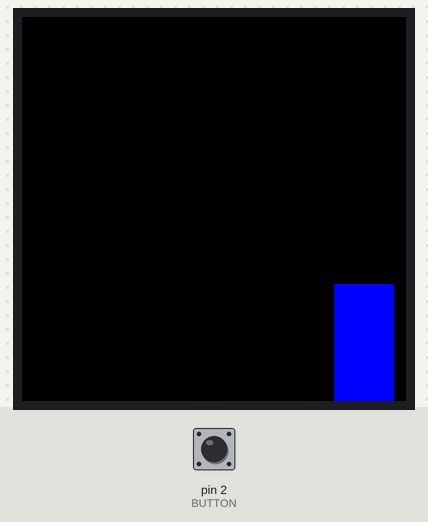
Recording of a sketch running on a simulated Arduino Uno, built with avr-gcc and run on an emulated ATmega328P. Shown: 128×128 colour display. Inputs (shaded band) come from the test bench; at power-on: pin 2 (BUTTON) LOW. Random numbers use the default seed unless the sketch sets one.

Above: at 1.26 s.
1.3 s: pin 2 (BUTTON) pulled HIGH for 3.2 s
At 4.11 s:
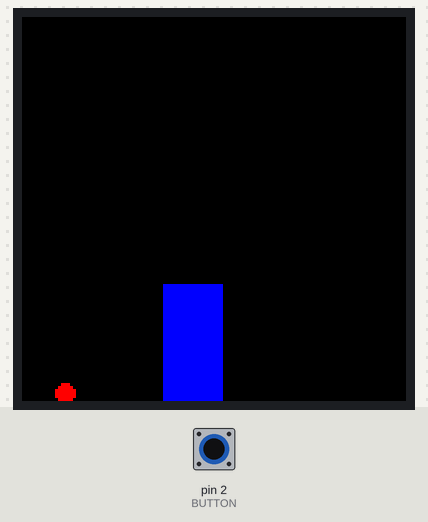
5.1 s: pin 2 (BUTTON) pulled HIGH for 0.15 s
At 5.46 s:
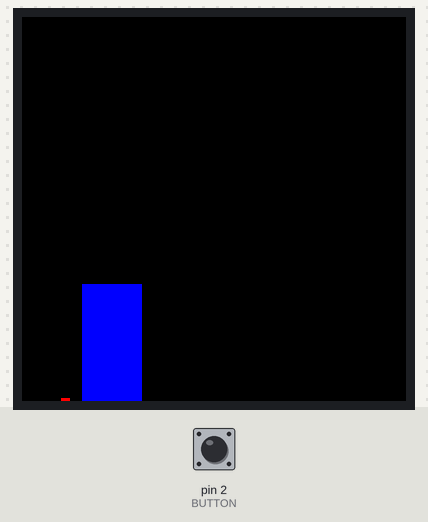
5.8 s: pin 2 (BUTTON) pulled HIGH for 1 s
At 6.01 s:
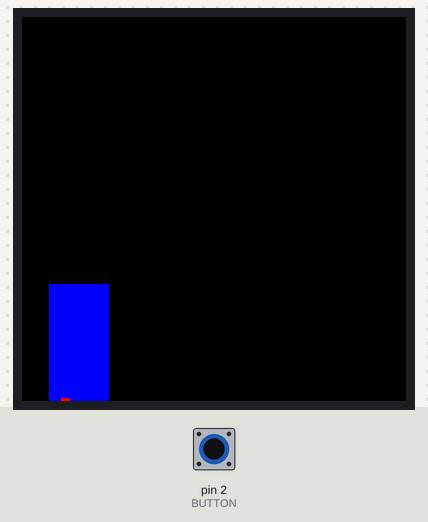
7.4 s: pin 2 (BUTTON) pulled HIGH for 0.15 s
At 7.5 s:
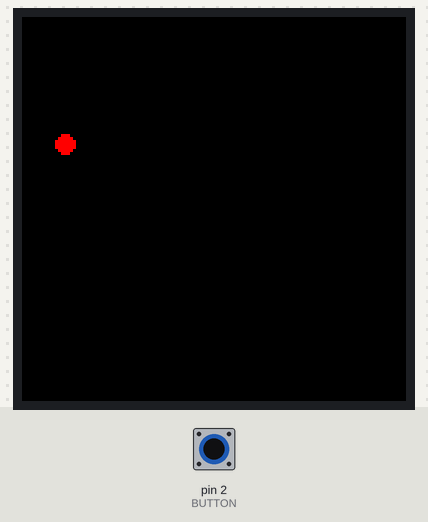

The sketch:

Flappy-Circle.ino
```cpp
#define SCREEN_WIDTH 128
#define SCREEN_HEIGHT 128

#define SQUARE_W 20
#define RADIUS 3
#define GRAVITY 1

#define SCLK_PIN 13
#define MOSI_PIN 11
#define DC_PIN   8
#define CS_PIN   10
#define RST_PIN  9
#define BUTTON   2

// Color definitions
#define BLACK          0x0000
#define BLUE            0x001F
#define RED             0xF800
#define GREEN           0x07E0
#define CYAN            0x07FF
#define MAGENTA         0xF81F
#define YELLOW          0xFFE0
#define WHITE           0xFFFF


#include <Adafruit_GFX.h>
#include <Adafruit_SSD1351.h>
#include <SPI.h>

#include "bird.h"
#include "pipe.h"


int x = SCREEN_WIDTH/2-50;
int y = SCREEN_HEIGHT/2;

int pipe_down_x = SCREEN_WIDTH;
int pipe_down_y = SCREEN_HEIGHT;

int old_x = x;
int old_y = y;

int pipe_down_old_x = pipe_down_x;
int pipe_down_old_y = pipe_down_y;

int vx = 2;
int vy = 2;

int button_pressed = 0;

unsigned long lastFrame = millis();

Adafruit_SSD1351 tft = Adafruit_SSD1351(SCREEN_WIDTH, SCREEN_HEIGHT, CS_PIN, DC_PIN, MOSI_PIN, SCLK_PIN, RST_PIN);
Bird bird = Bird(x,y, RADIUS);
Pipe pipeDown = Pipe(pipe_down_x, pipe_down_y, 20);

void setup() {
  // put your setup code here, to run once:
  tft.begin();
  tft.fillScreen(BLACK);

  pinMode(BUTTON, INPUT);
}

void updateBird() {
  old_x = bird.getX();
  old_y = bird.getY();

  bird.update(GRAVITY);

  x = bird.getX();
  y = bird.getY();
  tft.fillCircle(old_x,old_y, bird.getR(),BLACK);
  tft.fillCircle(x,y,bird.getR(),RED);
}

void liftBirdUp() {
  old_x = bird.getX();
  old_y = bird.getY();

  bird.update(-10);

  x = bird.getX();
  y = bird.getY();
  tft.fillCircle(old_x,old_y, bird.getR(),BLACK);
  tft.fillCircle(x,y,bird.getR(),RED);
}

void updatePipeDown() {
  if (pipeDown.getX() == SCREEN_WIDTH) {
    // If just moving in screen draw a rect
    tft.fillRect(pipeDown.getX(), pipeDown.getY(), pipeDown.getW(), pipeDown.getH(), BLUE);
    pipeDown.update();
  } else {
    if (pipeDown.getX() < -pipeDown.getW()) {
      pipeDown.reset();
    } else {

      // Only draw and erase 1 line at a time
      pipe_down_old_x = pipeDown.getX();

      pipeDown.update();
      pipe_down_x = pipeDown.getX();

      tft.drawFastVLine(pipe_down_old_x + pipeDown.getW(), pipeDown.getY(), SCREEN_HEIGHT, BLACK);
      tft.drawFastVLine(pipe_down_old_x, pipeDown.getY(), SCREEN_HEIGHT, BLUE);
    }

  }
}

void loop() {

  while ((millis()-lastFrame) < 50);
  lastFrame = millis();

  int buttonState = digitalRead(BUTTON);

  // If bird is still going up
  if (bird.getV() < 0) {
    button_pressed = 1;
  } else {
    button_pressed = 0;
  }

  // check if the pushbutton is pressed. If it is, the buttonState is HIGH:
  if (buttonState == HIGH && button_pressed == 0) {
    liftBirdUp();
  }

  updateBird();
  updatePipeDown();
}
```

bird.h
```cpp
class Bird {
private:
  int _x;
  int _y;
  int _r;
  int _v;
  int _a;

public:
  Bird(int x, int y, int r) {
    _x = x;
    _y = y;
    _r = r;
    _v = 0;
    _a = 0;
  }

  int getX() {
    return _x;
  }

  int getY() {
    return _y;
  }

  int getR() {
    return _r;
  }

  int getV() {
    return _v;
  }

  void update(int force) {
    _a = 0;
    _a += force;
    _v += _a;
    _y += _v;
  }
};
```

pipe.h
```cpp
class Pipe {
private:
  int _x;
  int _y;
  int _w;
  int _h;
  int _v;

public:
  Pipe(int x, int y, int w) {
    _x = x;
    _y = y;
    _w = w;
    _h = random(32,64);
    _v = -1;
  }

  int getX() {
    return _x;
  }

  int getY() {
    return _y-_h;
  }

  int getW() {
    return _w;
  }

  int getH() {
    return _h;
  }

  void update() {
    _x += _v;
  }

  void reset() {
    _x = SCREEN_WIDTH;
    _h = random(32,64);
  }
};
```
